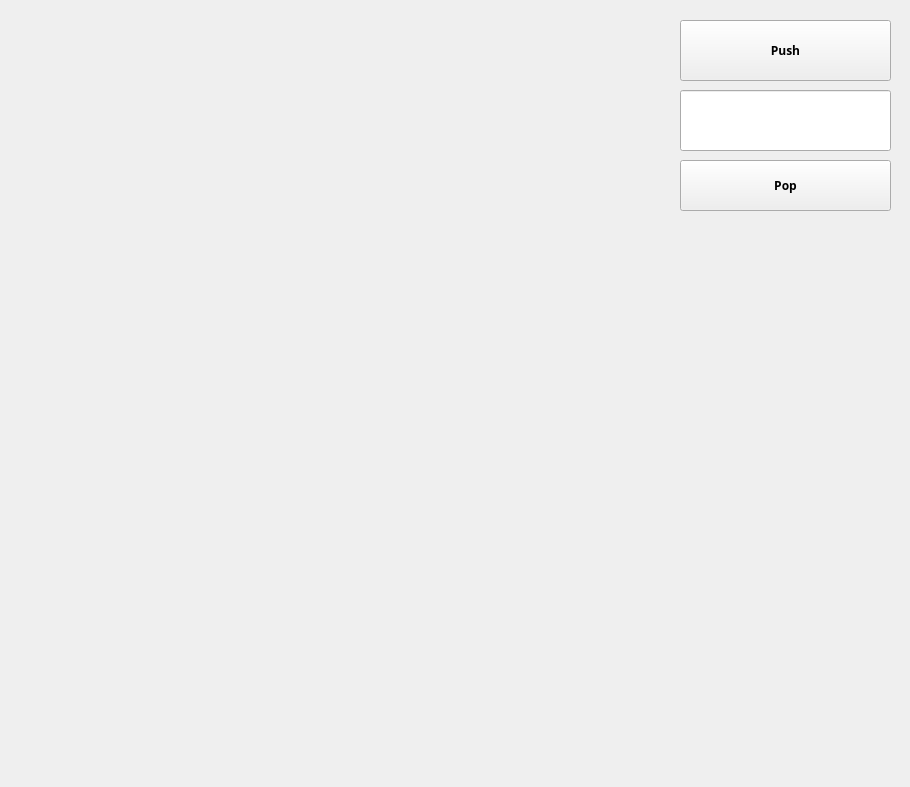
<?xml version="1.0" encoding="UTF-8"?>
<ui version="4.0">
 <class>MainWindow</class>
 <widget class="QMainWindow" name="MainWindow">
  <property name="geometry">
   <rect>
    <x>0</x>
    <y>0</y>
    <width>910</width>
    <height>787</height>
   </rect>
  </property>
  <property name="styleSheet">
   <string notr="true"/>
  </property>
  <widget class="QWidget" name="centralwidget">
   <widget class="QPushButton" name="pushButtonPush">
    <property name="geometry">
     <rect>
      <x>680</x>
      <y>20</y>
      <width>211</width>
      <height>61</height>
     </rect>
    </property>
    <property name="font">
     <font>
      <family>Segoe Script</family>
      <bold>true</bold>
     </font>
    </property>
    <property name="text">
     <string>Push</string>
    </property>
   </widget>
   <widget class="QPushButton" name="pushButtonPop">
    <property name="geometry">
     <rect>
      <x>680</x>
      <y>160</y>
      <width>211</width>
      <height>51</height>
     </rect>
    </property>
    <property name="font">
     <font>
      <family>Segoe Script</family>
      <bold>true</bold>
     </font>
    </property>
    <property name="text">
     <string>Pop</string>
    </property>
   </widget>
   <widget class="QLineEdit" name="ioput">
    <property name="geometry">
     <rect>
      <x>680</x>
      <y>90</y>
      <width>211</width>
      <height>61</height>
     </rect>
    </property>
    <property name="font">
     <font>
      <family>Segoe Script</family>
      <pointsize>20</pointsize>
      <bold>true</bold>
     </font>
    </property>
   </widget>
  </widget>
  <widget class="QMenuBar" name="menubar">
   <property name="geometry">
    <rect>
     <x>0</x>
     <y>0</y>
     <width>910</width>
     <height>17</height>
    </rect>
   </property>
  </widget>
 </widget>
 <resources/>
 <connections/>
</ui>
